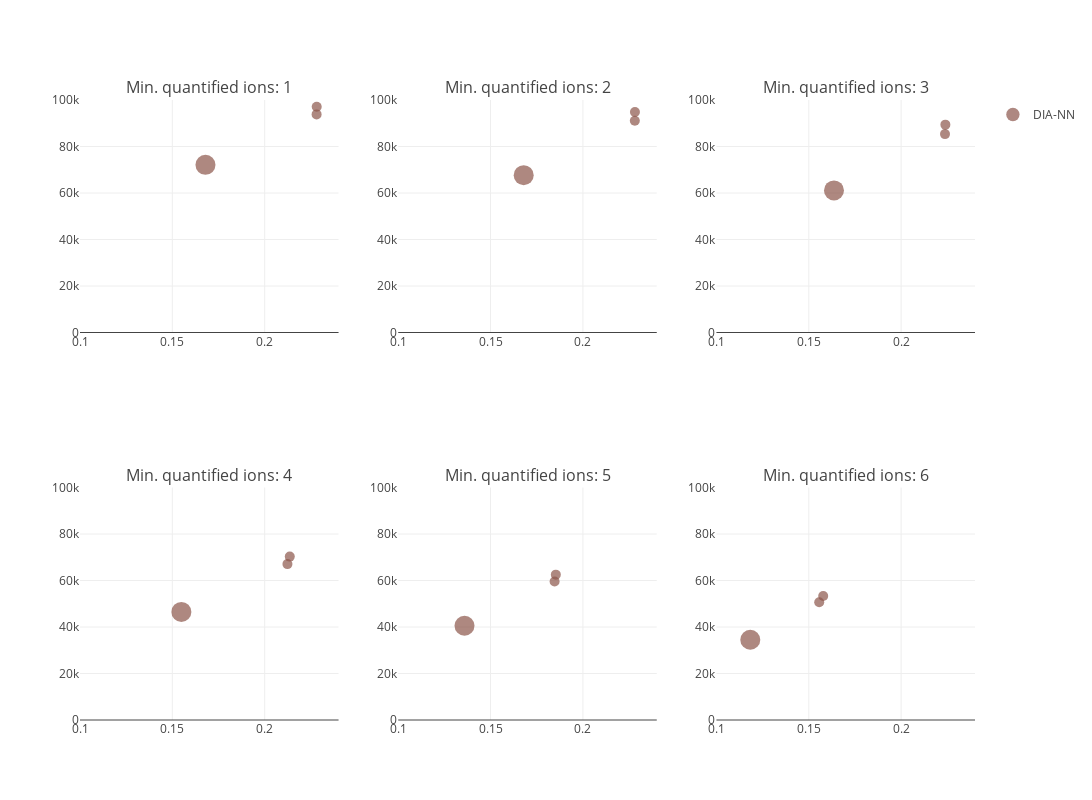

The cell this chart's notebook holds for it:
### Code cell
plot, results_fdr = plot_performance_metrics_all_filters(file_paths_fdr, x_range=[0.1, 0.24], y_range=[0, 100000])
plot

### Figure 1 — Plotly figure (JSON) as saved in the notebook; plotly's stock layout.template omitted (floating-point values rounded to 4 significant figures)
{"data": [{"hovertext": ["ProteoBench ID: DIA-NN_20250123_102307<br>Software tool: DIA-NN 1.9.2<br>Comment (private submission): Single NN", "ProteoBench ID: DIA-NN_20250123_102349<br>Software tool: DIA-NN 1.9.2<br>Comment (private submission): Conservative NN", "ProteoBench ID: DIA-NN_20250123_102404<br>Software tool: DIA-NN 1.9.2<br>Comment (private submission): Linear NN"], "marker": {"color": ["#8c564b", "#8c564b", "#8c564b"], "showscale": false, "size": [10, 10, 20]}, "mode": "markers", "name": "DIA-NN", "type": "scatter", "x": [0.2282, 0.2281, 0.1679], "xaxis": "x", "y": [97072, 93813, 72124], "yaxis": "y"}, {"hovertext": ["ProteoBench ID: DIA-NN_20250123_102307<br>Software tool: DIA-NN 1.9.2<br>Comment (private submission): Single NN", "ProteoBench ID: DIA-NN_20250123_102349<br>Software tool: DIA-NN 1.9.2<br>Comment (private submission): Conservative NN", "ProteoBench ID: DIA-NN_20250123_102404<br>Software tool: DIA-NN 1.9.2<br>Comment (private submission): Linear NN"], "marker": {"color": ["#8c564b", "#8c564b", "#8c564b"], "showscale": false, "size": [10, 10, 20]}, "mode": "markers", "name": "DIA-NN", "showlegend": false, "type": "scatter", "x": [0.2282, 0.2281, 0.1679], "xaxis": "x2", "y": [94847, 91071, 67679], "yaxis": "y2"}, {"hovertext": ["ProteoBench ID: DIA-NN_20250123_102307<br>Software tool: DIA-NN 1.9.2<br>Comment (private submission): Single NN", "ProteoBench ID: DIA-NN_20250123_102349<br>Software tool: DIA-NN 1.9.2<br>Comment (private submission): Conservative NN", "ProteoBench ID: DIA-NN_20250123_102404<br>Software tool: DIA-NN 1.9.2<br>Comment (private submission): Linear NN"], "marker": {"color": ["#8c564b", "#8c564b", "#8c564b"], "showscale": false, "size": [10, 10, 20]}, "mode": "markers", "name": "DIA-NN", "showlegend": false, "type": "scatter", "x": [0.224, 0.2237, 0.1636], "xaxis": "x3", "y": [89399, 85323, 61129], "yaxis": "y3"}, {"hovertext": ["ProteoBench ID: DIA-NN_20250123_102307<br>Software tool: DIA-NN 1.9.2<br>Comment (private submission): Single NN", "ProteoBench ID: DIA-NN_20250123_102349<br>Software tool: DIA-NN 1.9.2<br>Comment (private submission): Conservative NN", "ProteoBench ID: DIA-NN_20250123_102404<br>Software tool: DIA-NN 1.9.2<br>Comment (private submission): Linear NN"], "marker": {"color": ["#8c564b", "#8c564b", "#8c564b"], "showscale": false, "size": [10, 10, 20]}, "mode": "markers", "name": "DIA-NN", "showlegend": false, "type": "scatter", "x": [0.2136, 0.2123, 0.1549], "xaxis": "x4", "y": [70284, 67048, 46503], "yaxis": "y4"}, {"hovertext": ["ProteoBench ID: DIA-NN_20250123_102307<br>Software tool: DIA-NN 1.9.2<br>Comment (private submission): Single NN", "ProteoBench ID: DIA-NN_20250123_102349<br>Software tool: DIA-NN 1.9.2<br>Comment (private submission): Conservative NN", "ProteoBench ID: DIA-NN_20250123_102404<br>Software tool: DIA-NN 1.9.2<br>Comment (private submission): Linear NN"], "marker": {"color": ["#8c564b", "#8c564b", "#8c564b"], "showscale": false, "size": [10, 10, 20]}, "mode": "markers", "name": "DIA-NN", "showlegend": false, "type": "scatter", "x": [0.1853, 0.1847, 0.1359], "xaxis": "x5", "y": [62523, 59536, 40531], "yaxis": "y5"}, {"hovertext": ["ProteoBench ID: DIA-NN_20250123_102307<br>Software tool: DIA-NN 1.9.2<br>Comment (private submission): Single NN", "ProteoBench ID: DIA-NN_20250123_102349<br>Software tool: DIA-NN 1.9.2<br>Comment (private submission): Conservative NN", "ProteoBench ID: DIA-NN_20250123_102404<br>Software tool: DIA-NN 1.9.2<br>Comment (private submission): Linear NN"], "marker": {"color": ["#8c564b", "#8c564b", "#8c564b"], "showscale": false, "size": [10, 10, 20]}, "mode": "markers", "name": "DIA-NN", "showlegend": false, "type": "scatter", "x": [0.1578, 0.1556, 0.1183], "xaxis": "x6", "y": [53317, 50642, 34512], "yaxis": "y6"}], "layout": {"annotations": [{"font": {"size": 16}, "showarrow": false, "text": "Min. quantified ions: 1", "x": 0.1444, "xanchor": "center", "xref": "paper", "y": 1, "yanchor": "bottom", "yref": "paper"}, {"font": {"size": 16}, "showarrow": false, "text": "Min. quantified ions: 2", "x": 0.5, "xanchor": "center", "xref": "paper", "y": 1, "yanchor": "bottom", "yref": "paper"}, {"font": {"size": 16}, "showarrow": false, "text": "Min. quantified ions: 3", "x": 0.8556, "xanchor": "center", "xref": "paper", "y": 1, "yanchor": "bottom", "yref": "paper"}, {"font": {"size": 16}, "showarrow": false, "text": "Min. quantified ions: 4", "x": 0.1444, "xanchor": "center", "xref": "paper", "y": 0.375, "yanchor": "bottom", "yref": "paper"}, {"font": {"size": 16}, "showarrow": false, "text": "Min. quantified ions: 5", "x": 0.5, "xanchor": "center", "xref": "paper", "y": 0.375, "yanchor": "bottom", "yref": "paper"}, {"font": {"size": 16}, "showarrow": false, "text": "Min. quantified ions: 6", "x": 0.8556, "xanchor": "center", "xref": "paper", "y": 0.375, "yanchor": "bottom", "yref": "paper"}], "height": 800, "width": 1200, "xaxis": {"anchor": "y", "domain": [0, 0.2889], "range": [0.1, 0.24]}, "xaxis2": {"anchor": "y2", "domain": [0.3556, 0.6444], "range": [0.1, 0.24]}, "xaxis3": {"anchor": "y3", "domain": [0.7111, 1], "range": [0.1, 0.24]}, "xaxis4": {"anchor": "y4", "domain": [0, 0.2889], "range": [0.1, 0.24]}, "xaxis5": {"anchor": "y5", "domain": [0.3556, 0.6444], "range": [0.1, 0.24]}, "xaxis6": {"anchor": "y6", "domain": [0.7111, 1], "range": [0.1, 0.24]}, "yaxis": {"anchor": "x", "domain": [0.625, 1], "range": [0, 100000]}, "yaxis2": {"anchor": "x2", "domain": [0.625, 1], "range": [0, 100000]}, "yaxis3": {"anchor": "x3", "domain": [0.625, 1], "range": [0, 100000]}, "yaxis4": {"anchor": "x4", "domain": [0, 0.375], "range": [0, 100000]}, "yaxis5": {"anchor": "x5", "domain": [0, 0.375], "range": [0, 100000]}, "yaxis6": {"anchor": "x6", "domain": [0, 0.375], "range": [0, 100000]}}}
